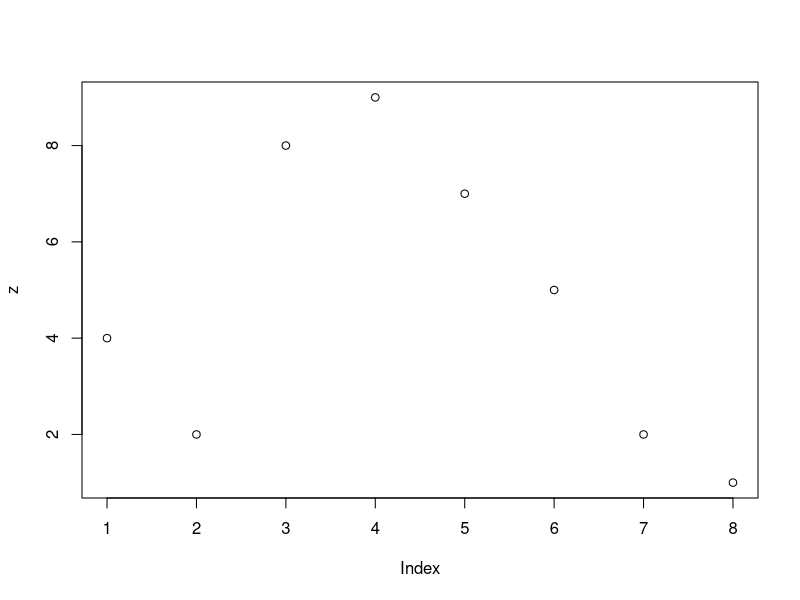
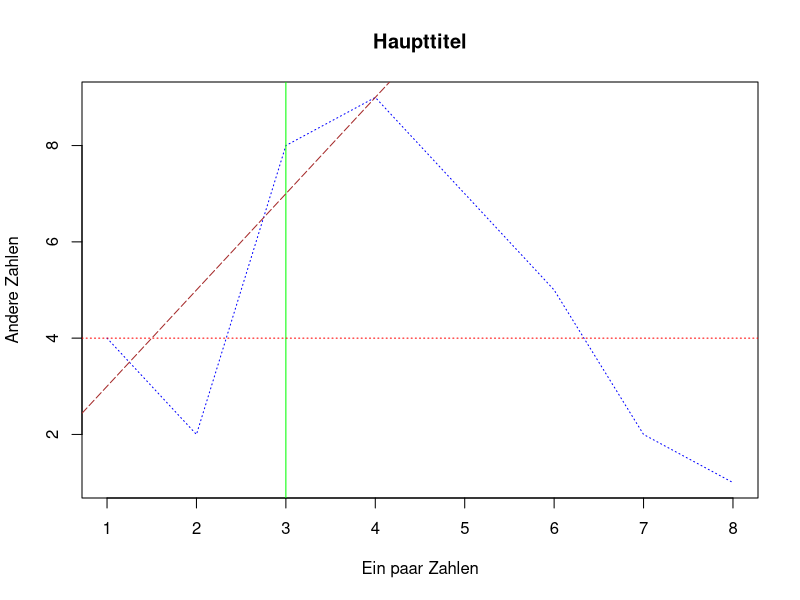

Write R code to recreate these figures, in order.
# a
seq(from = 3, to = 10, by = 2) 
# b
x <- c(4, 10, 3, NA, NA, 1, 8) 
mean(x)
mean(x, na.rm = TRUE)
sort(x, decreasing = TRUE)
sort(x, decreasing = FALSE)
sort(x)
order(x)
# c
z <- c(4, 2, 8, 9, 7, 5, 2, 1) 
plot(z)
plot(z, type = "l",  col = "blue", lty = 3, main = "Haupttitel", xlab = "Ein paar Zahlen", ylab = "Andere Zahlen")
abline(v = 3, col = "green", lty = 1)
abline(h = 4, col = "red", lty = 3) 
abline(a = 1, b = 2, col = "brown", lty = 5) 




